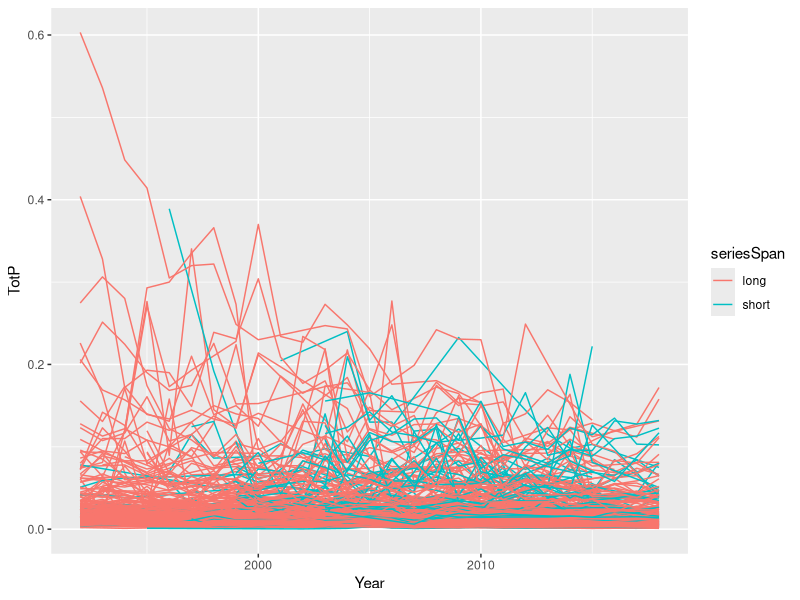
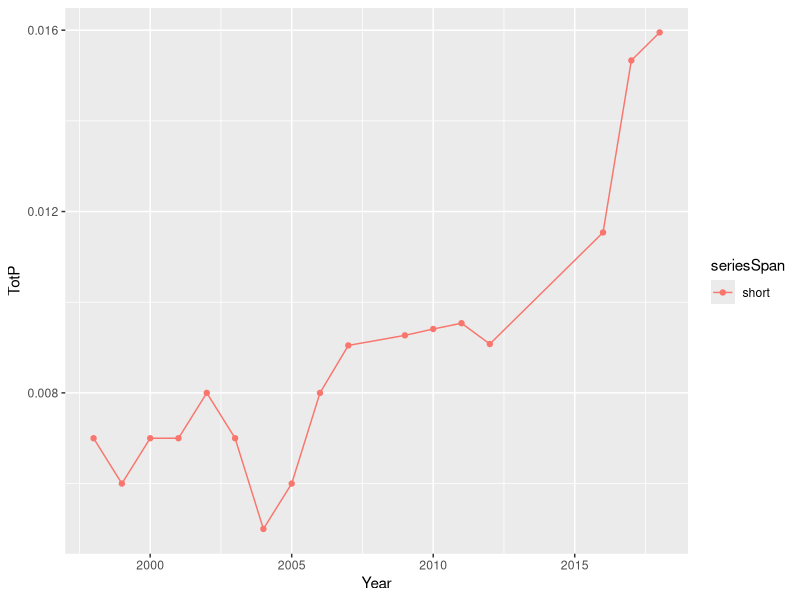
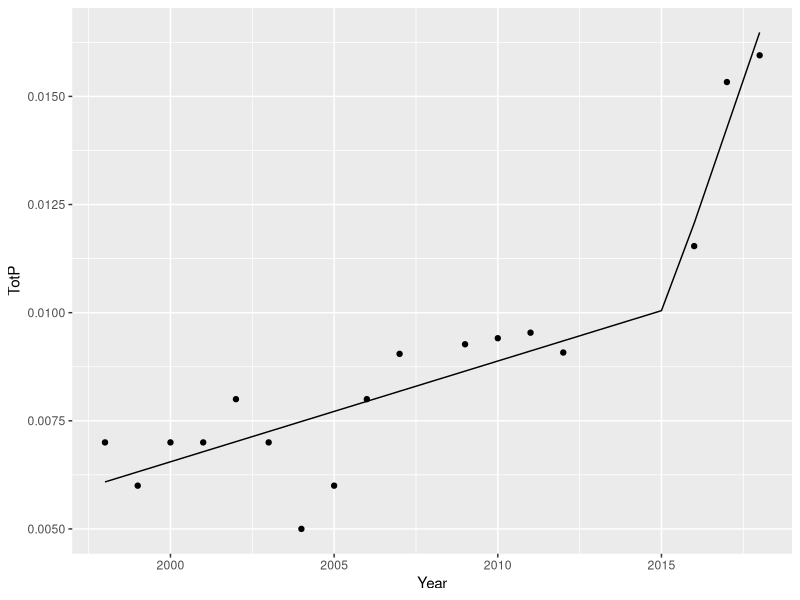
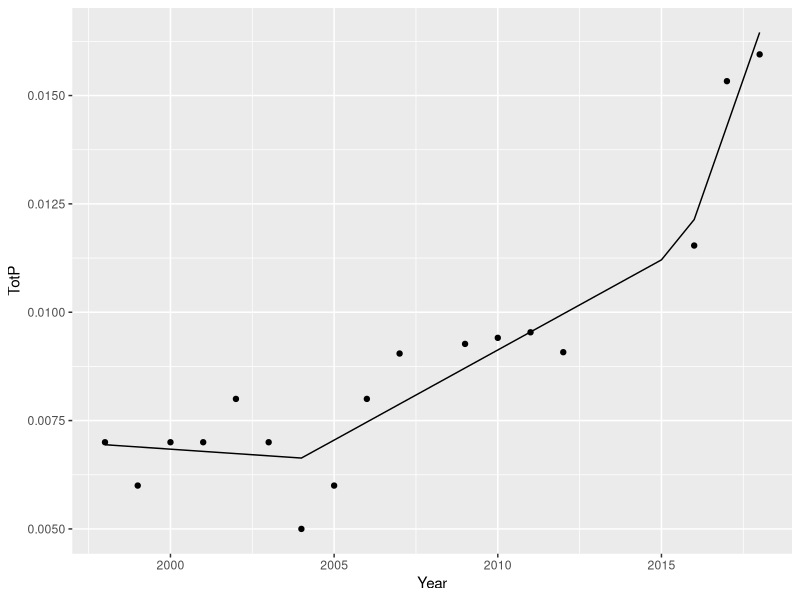

These charts were generated, in order, by the following R code: (Note: this script raises an error after producing the figures.)

# Knekkpunkt-analyse
# Har fulgt
#   https://rpubs.com/MarkusLoew/12164

#o#o#o#o#o#o#o#o#o#o#o#o#o#o#o#o#o#o#o#o#o#o#o#o#o#o#o
#
# 1. Libraries  ----
#
#o#o#o#o#o#o#o#o#o#o#o#o#o#o#o#o#o#o#o#o#o#o#o#o#o#o#o

# install.packages("segmented")
library(segmented)
library(dplyr)
library(tidyr)
library(ggplot2)
library(purrr)

#o#o#o#o#o#o#o#o#o#o#o#o#o#o#o#o#o#o#o#o#o#o#o#o#o#o#o
#
# 2. Data ----
#
#o#o#o#o#o#o#o#o#o#o#o#o#o#o#o#o#o#o#o#o#o#o#o#o#o#o#o

dat <- read.delim("Input_data/LWTP.txt")

head(dat)

# Kjapp titt på datasett
library(skimr)
skim(dat)

#
# Omformater til "langt" datasett
#
dat2 <- dat %>%
  pivot_longer(X1992:X2018, names_to = "Year", values_to = "TotP") %>%
  mutate(Year = as.numeric(substr(Year,2,5))) %>%
  filter(!is.na(TotP))

ggplot(dat2, aes(Year, TotP, group = monitoringSiteIdentifier, color = seriesSpan)) +
  geom_line()

#
# Lagre 'identifiers'   
#
identifiers <- dat$monitoringSiteIdentifier

#o#o#o#o#o#o#o#o#o#o#o#o#o#o#o#o#o#o#o#o#o#o#o#o#o#o#o
#
# 3. En relativt tilfeldig serie  ---- 
#
#o#o#o#o#o#o#o#o#o#o#o#o#o#o#o#o#o#o#o#o#o#o#o#o#o#o#o

dat2_pick <- dat2 %>% filter(monitoringSiteIdentifier == identifiers[6])

ggplot(dat2_pick, aes(Year, TotP, group = monitoringSiteIdentifier, color = seriesSpan)) +
  geom_line() +
  geom_point()


#o#o#o#o#o#o#o#o#o#o#o#o#o#o#o#o#o#o#o#o#o#o#o#o#o#o#o
#
# 4. Eksempel i https://rpubs.com/MarkusLoew/12164
#
#o#o#o#o#o#o#o#o#o#o#o#o#o#o#o#o#o#o#o#o#o#o#o#o#o#o#o

# create a linear model
my.lm <- lm(TotP ~ Year, data = dat2_pick)
# summary(my.lm)

# turn linear model into a segmented model
my.seg1 <- segmented(my.lm, 
                    seg.Z = ~ Year, 
                    psi = mean(range(dat2_pick$Year)))
summary(my.seg1)
my.seg1$psi
slope(my.seg1)
# class(my.seg1)

my.fitted <- fitted(my.seg1)
yrs <- seq(min(dat2_pick$Year), max(dat2_pick$Year))
my.fitted <- predict(my.seg1, 
                     newdata = data.frame(Year = yrs))
my.model <- data.frame(Year = yrs, TotP = my.fitted)

ggplot(dat2_pick, aes(Year, TotP)) +
  geom_point() +
  geom_line(data = my.model)

#
# Same, but with 2 breakpoints
#
starting_values <- seq(min(dat2_pick$Year), max(dat2_pick$Year), length = 4)
starting_values <- starting_values[2:3]
starting_values
my.seg2 <- segmented(my.lm, 
                     seg.Z = ~ Year, 
                     psi = starting_values)
summary(my.seg2)
my.seg2$psi
slope(my.seg2)
# class(my.seg2)

my.fitted <- fitted(my.seg2)
yrs <- seq(min(dat2_pick$Year), max(dat2_pick$Year))
my.fitted <- predict(my.seg2, 
                     newdata = data.frame(Year = yrs))
my.model <- data.frame(Year = yrs, TotP = my.fitted)

ggplot(dat2_pick, aes(Year, TotP)) +
  geom_point() +
  geom_line(data = my.model)

#
# Test for zero, one or two breakpoints
#
test1 <- pscore.test(my.seg1) 
test2 <- pscore.test(my.seg1, more.break = TRUE) 
test1
str(test1)
test2 
str(test2)

#o#o#o#o#o#o#o#o#o#o#o#o#o#o#o#o#o#o#o#o#o#o#o#o#o#o#o
# 
# 4. selgmented -----
#    velger automatisk antall breakpoints
# 
#o#o#o#o#o#o#o#o#o#o#o#o#o#o#o#o#o#o#o#o#o#o#o#o#o#o#o

my.selg <- selgmented(my.lm, Kmax = 2)
summary(my.selg)

my.selg <- selgmented(olm=my.lm, Kmax = 3, type = "davies")
my.selg <- selgmented(olm=my.lm, Kmax = 3, type = "bic")


# 
# selgmented i funksjon
# 
get_model <- function(id, data){
  cat("-------------------------------------------------\n", id, "\n")   # prints to screen (or file)
  data_pick <<- data %>% filter(monitoringSiteIdentifier == id) # using "<<-" because selgmented relies on data_pick being global :-|
  # create a linear model
  my.lm <- lm(TotP ~ Year, data = data_pick)
  result <- selgmented(my.lm, seg.Z = ~ Year, Kmax = 2)
  cat("\n")
  result
}
# Test 1
get_model(identifiers[6], dat2)

# Test 2
test <- identifiers[5:6] %>% 
  purrr::map(get_model, data = dat2) %>% 
  set_names(identifiers[5:6])
str(test, 1)
str(test[[1]], 1)

#o#o#o#o#o#o#o#o#o#o#o#o#o#o#o#o#o#o#o#o#o#o#o#o#o#o#o
#
# 5. Kjør alle (<1 minutt) ----
#
#o#o#o#o#o#o#o#o#o#o#o#o#o#o#o#o#o#o#o#o#o#o#o#o#o#o#o

sink("01_Output_selgmented.txt")     # sender output (som ellers ville gått til skjerm) til denne fila
model_list <- purrr::map(identifiers, get_model, data = dat2)
model_list <- set_names(model_list, identifiers)
sink()                              # sender output til skjerm igjen


str(model_list[1:10],1)

model_list[[1]]$psi  # = NULL fordi det ikke e4r noen knekkpunkter
model_list[[6]]$psi  # en rad per knekkpunkt


#o#o#o#o#o#o#o#o#o#o#o#o#o#o#o#o#o#o#o#o#o#o#o#o#o#o#o
#
# 6. Antall knekkpunkt ----
#
#o#o#o#o#o#o#o#o#o#o#o#o#o#o#o#o#o#o#o#o#o#o#o#o#o#o#o

get_number_of_breakpoints <- function(model){
  ifelse(
    is.null(model$psi),
    0,                       # hvis
    nrow(model$psi)
  )
}
# Test
# get_number_of_breakpoints(model_list[[1]])
# get_number_of_breakpoints(model_list[[6]])

number_of_breakpoints <- model_list %>% map_dbl(get_number_of_breakpoints)

df_number_of_breakpoints <- tibble(
  monitoringSiteIdentifier = names(number_of_breakpoints),
  n_breaks = number_of_breakpoints
)

#o#o#o#o#o#o#o#o#o#o#o#o#o#o#o#o#o#o#o#o#o#o#o#o#o#o#o
#
# 7. Verdi av knekkpunkt(er) ----
#
#o#o#o#o#o#o#o#o#o#o#o#o#o#o#o#o#o#o#o#o#o#o#o#o#o#o#o

get_breakpoints <- function(model){
  result <- 
    tibble(Brk1 = as.numeric(NA), 
           Brk1_SE = as.numeric(NA),
           Brk2 = as.numeric(NA), 
           Brk2_SE = as.numeric(NA))
  if (!is.null(model[["psi"]])){
    result$Brk1 <- model[["psi"]][1, "Est."]
    result$Brk1_SE <- model[["psi"]][1, "St.Err"]
    if (nrow(model[["psi"]]) == 2){
      result$Brk2 <- model[["psi"]][2, "Est."]
      result$Brk2_SE <- model[["psi"]][2, "St.Err"]
    }
  }
  result
}
# Test
get_breakpoints(model_list[[1]])
get_breakpoints(model_list[[6]])
get_breakpoints(model_list[["FISW_214"]])

#
# Finn alle knekkpunkt(er)
#
df_breakpoints_value <- purrr::map_dfr(model_list, get_breakpoints)
df_breakpoints_value$monitoringSiteIdentifier <- names(model_list)

head(df_breakpoints_value)

#o#o#o#o#o#o#o#o#o#o#o#o#o#o#o#o#o#o#o#o#o#o#o#o#o#o#o
#
# 8. Sett sammen resultater fra 5,6,7 ----  
#
#o#o#o#o#o#o#o#o#o#o#o#o#o#o#o#o#o#o#o#o#o#o#o#o#o#o#o

df_breakpoints <- dat %>%
  select(waterBodyCategory:seriesSpan) %>%
  left_join(df_number_of_breakpoints) %>%
  left_join(df_breakpoints_value)

#o#o#o#o#o#o#o#o#o#o#o#o#o#o#o#o#o#o#o#o#o#o#o#o#o#o#o
#
# 9. Plott knekkpunkt ----
#
#o#o#o#o#o#o#o#o#o#o#o#o#o#o#o#o#o#o#o#o#o#o#o#o#o#o#o

ggplot(df_breakpoints, aes(monitoringSiteIdentifier, color = countryCode)) +
  geom_pointrange(aes(y = Brk1, ymin = Brk1 - Brk1_SE, ymax = Brk1 + Brk1_SE)) +
  geom_pointrange(aes(y = Brk2, ymin = Brk2 - Brk2_SE, ymax = Brk2 + Brk1_SE)) +
  theme(axis.text.y = element_text(size = 6)) +
  coord_flip()

ggsave("01_df_breakpoints.png", width = 6, height = 12, dpi = 400)

#o#o#o#o#o#o#o#o#o#o#o#o#o#o#o#o#o#o#o#o#o#o#o#o#o#o#o
#
# 10. Lagre ----  
#
#o#o#o#o#o#o#o#o#o#o#o#o#o#o#o#o#o#o#o#o#o#o#o#o#o#o#o

writexl::write_xlsx(df_breakpoints, "01_df_breakpoints.xlsx")
